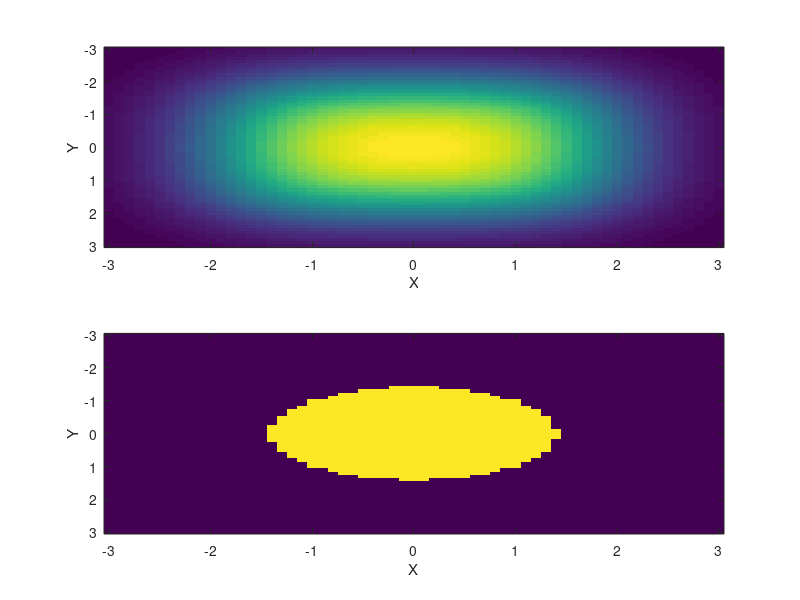

MATLAB code for this plot:
dxy = 0.1;
gaussXY = @(Xval, Yval, Xc, Yc, sigmaX, sigmaY) exp(-((Xval-Xc)./(sqrt(2)*sigmaX)).^2) * exp(-((Yval-Yc)./(sqrt(2)*sigmaY)).^2);
Xval = (-3:dxy:3)';
Yval = Xval';
A = gaussXY(Xval, Yval, -1.2, -1.2, 0.78, 0.89);
A = A + gaussXY(Xval, Yval, -1.2, 0, 0.78, 0.89);
A = A + gaussXY(Xval, Yval, -1.2, 1.2, 0.78, 0.89);
A = A + gaussXY(Xval, Yval, 0, -1.2, 0.78, 0.89);
A = A + gaussXY(Xval, Yval, 0, 0, 0.78, 0.89);
A = A + gaussXY(Xval, Yval, 0, 1.2, 0.78, 0.89);
A = A + gaussXY(Xval, Yval, 1.2, -1.2, 0.78, 0.89);
A = A + gaussXY(Xval, Yval, 1.2, 0, 0.78, 0.89);
A = A + gaussXY(Xval, Yval, 1.2, 1.2, 0.78, 0.89);

rVal = 2; % mm
inMask = (Xval.^2 + Yval.^2) <= rVal;

subplot(2,1,1);
imagesc(Xval, Yval, A')
xlabel('X'); ylabel('Y');

subplot(2,1,2);
imagesc(Xval, Yval, inMask')
xlabel('X'); ylabel('Y');

meanDose = mean(A(inMask==1));
pctStdDose = 100 * std(A(inMask==1)) / meanDose 